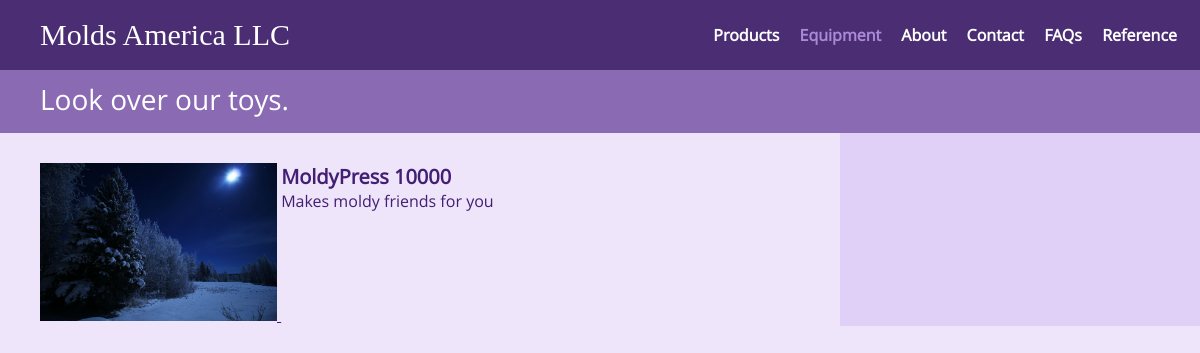
Screenshot of /equipment/ with the database file from the repository.
### equipment/models.py (models this page shows, shortened)
class Equipment(MarkdownModel):
    position = models.PositiveIntegerField()
    name = models.CharField(max_length=200)
    short_desc = models.CharField(max_length=1500)
    thumbnail = models.ImageField(upload_to="images/thumbnails")

### equipment/views.py (the view)
def index(request):
    context = {'equipment': Equipment.objects.all()}
    return basicPage(request, 'equipment/base_equipment.html', context)

### common/templatetags/common_extras.py (called while the page is built)
@register.simple_tag
def app_active(request, app_name):
    if app_name in request.resolver_match.app_names:
        return 'active'
    else:
        return ''

### common/views.py (called while the page is built)
def basicPage(request, template_name, additional_context):
    context = {}
    context.update(additional_context)  # Add additional items.
    return render(request, template_name, context)

### equipment/templates/equipment/base_equipment.html
{% extends "common/base.html" %}
{% load static %}
{% block aditional_stylesheets %}
<link rel="stylesheet" type="text/css" href="{% static 'equipment/equipment_style.css' %}">
{% endblock %}
{% block subheader_content %}
<a href="{% url 'equipment:index' %}">Look over our toys.</a>
{% endblock %}
{% block main_content %}
{% for obj in equipment %}
  <div class="item">
  <a href="">
    <img class="thumbnail" src="{{ obj.thumbnail.url }}" alt="{{ obj.name }} Thumbnail"/>
    <div class="content">
      <h3 class="title">{{ obj.name }}</h3>
      <div class="overview">
        {{ obj.short_desc }}
      </div>
    </div>
  </a>
  </div>
{% endfor %}
{% endblock %}

### common/static/common/style.css (style rules this page uses)
* { color: inherit; padding: 0px; margin: 0px; text-decoration: none; }
body { background-color: #EEE5FB; font-family: 'Open Sans', sans-serif; font-size: 16px; }
h3 { color: #431F73; font-size: 20px; font-weight: bold; }
a { color: #431F73; }
.main-content a { text-decoration: underline; }
.subheader, .subheader *, .subheader *:hover, .subheader *:active { background-color: #8A6BB3; color: white; font-weight: normal; font-size: 28px; }
.subheader * { display: inline-block; }
.content { display: flex; flex-wrap: wrap; flex-direction: row-reverse; width: 100%; }

### equipment/static/equipment/equipment_style.css (style rules this page uses)
.item .thumbnail { display: inline-block; width: 30%; }
.item .content { display: inline-block; width: 30%; vertical-align: top; }
.item .content * { display: block; }

### rows the page displays
Equipment: thumbnail (picture), name "MoldyPress 10000", short_desc "Makes moldy friends for you"
